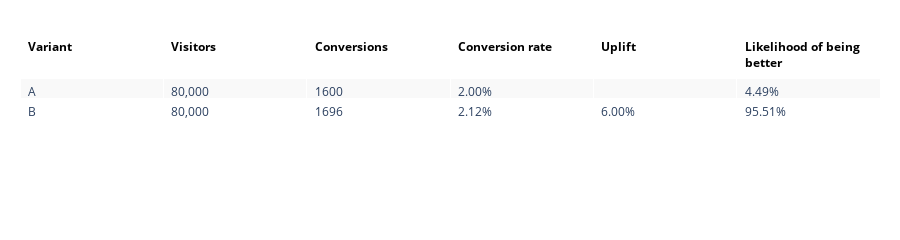

This figure's notebook cell:
### Code cell
bayesian_data = {
    "<b>Variant</b>": ['A', 'B'],
    "<b>Visitors</b>": [f"{visitors_A:,}", f"{visitors_B:,}"],
    "<b>Conversions</b>": [conversions_A, conversions_B],
    "<b>Conversion rate</b>": [f"{control_cr:.2%}", f"{variant_cr:.2%}"],
    "<b>Uplift</b>": ['', f"{relative_difference:.2%}"],
    "<b>Likelihood of being better</b>": [f"{prob_A:.2%}", f"{prob_B:.2%}"]
}

df = pd.DataFrame(bayesian_data)
fig = go.Figure(data=[go.Table(
    header=dict(
        values=list(bayesian_data.keys()),
        line_color='white', fill_color='white',
        font=dict(size=12, color='black'),
        align="left",
    ),
    cells=dict(
        values=[bayesian_data.get(k) for k in bayesian_data.keys()],
        align="left",
        fill=dict(color=[['#F9F9F9', '#FFFFFF']*5]),
    )
)
])

fig.update_layout(
    autosize=False,
    height=150,
    margin=dict(
        l=20,
        r=20,
        b=10,
        t=30,
    )
)

### Figure 1 — Plotly figure (JSON) as saved in the notebook; plotly's stock layout.template omitted (floating-point values rounded to 4 significant figures)
{"data": [{"cells": {"align": "left", "fill": {"color": [["#F9F9F9", "#FFFFFF", "#F9F9F9", "#FFFFFF", "#F9F9F9", "#FFFFFF", "#F9F9F9", "#FFFFFF", "#F9F9F9", "#FFFFFF"]]}, "values": [["A", "B"], ["80,000", "80,000"], [1600, 1696], ["2.00%", "2.12%"], ["", "6.00%"], ["4.49%", "95.51%"]]}, "header": {"align": "left", "fill": {"color": "white"}, "font": {"color": "black", "size": 12}, "line": {"color": "white"}, "values": ["<b>Variant</b>", "<b>Visitors</b>", "<b>Conversions</b>", "<b>Conversion rate</b>", "<b>Uplift</b>", "<b>Likelihood of being better</b>"]}, "type": "table"}], "layout": {"autosize": false, "height": 150, "margin": {"b": 10, "l": 20, "r": 20, "t": 30}}}
